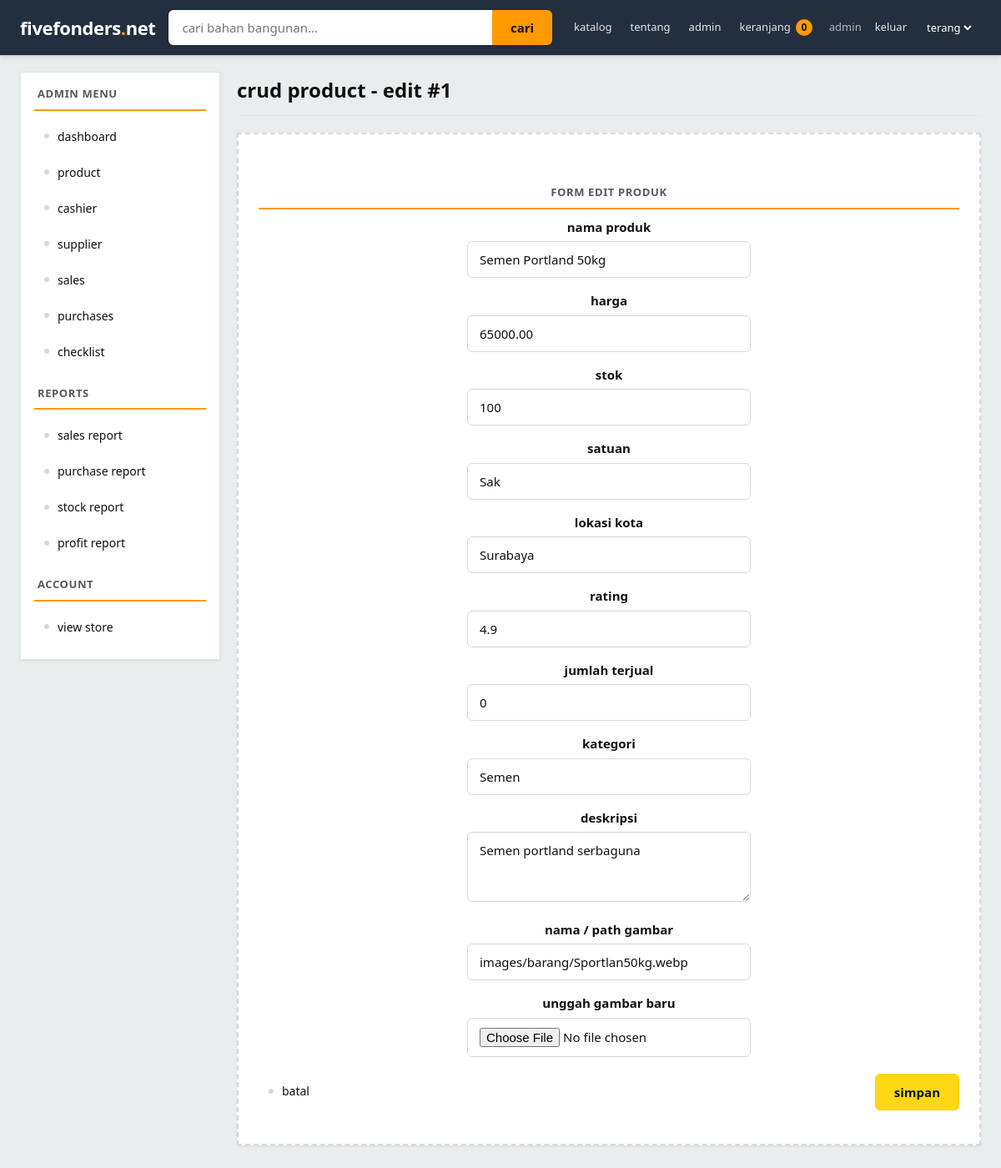
The app's page /admin/product/editproduct.php?id=1 (signed in) with its own data.
### tables this page shows
CREATE TABLE products (
    id INT AUTO_INCREMENT PRIMARY KEY,
    category_id INT DEFAULT NULL,
    code VARCHAR(50) DEFAULT NULL,
    name VARCHAR(150) NOT NULL UNIQUE,
    price DECIMAL(15,2) NOT NULL DEFAULT 0.00,
    stock INT NOT NULL DEFAULT 0,
    minimum_stock INT NOT NULL DEFAULT 0,
    category VARCHAR(50) NOT NULL DEFAULT 'General',
    description TEXT,
    unit VARCHAR(50) DEFAULT 'pcs',
    lokasi VARCHAR(50) DEFAULT 'Surabaya',
    rating DECIMAL(2,1) DEFAULT 4.9,
    terjual INT DEFAULT 0,
    image VARCHAR(255) DEFAULT 'images/glock17.png',
    status VARCHAR(50) NOT NULL DEFAULT 'active'
);

### admin/product/editproduct.php (the view, shortened to what this page needs)
<?php
require_once __DIR__ . '/../../config/database.php';
$id = (int) ($_GET['id'] ?? 0);
$name = '';
$price = '';
$stock = '';
$unit = 'buah';
$lokasi = 'Surabaya';
$rating = '4.9';
$terjual = '0';
$category = '';
$description = '';
$image = '';
if ($_SERVER['REQUEST_METHOD'] === 'POST') {
    csrf_verify();
    $id = (int) ($_POST['id'] ?? 0);
    $name = trim($_POST['name'] ?? '');
    $price = trim((string) ($_POST['price'] ?? ''));
    $stock = trim((string) ($_POST['stock'] ?? ''));
    $unit = trim($_POST['unit'] ?? 'buah');
    $lokasi = trim($_POST['lokasi'] ?? 'Surabaya');
    $rating = trim((string) ($_POST['rating'] ?? '4.9'));
    $terjual = trim((string) ($_POST['terjual'] ?? '0'));
    $category = trim($_POST['category'] ?? '');
    $description = trim($_POST['description'] ?? '');
    $image = trim($_POST['image'] ?? '');
    if (isset($_FILES['imagefile']) && $_FILES['imagefile']['error'] === UPLOAD_ERR_OK) {
        $filename = basename($_FILES['imagefile']['name']);
        $targetdir = __DIR__ . '/../../home/images/';
        $targetfile = $targetdir . $filename;
        if (move_uploaded_file($_FILES['imagefile']['tmp_name'], $targetfile)) {
            $image = 'images/' . $filename;
        }
    }
    if ($image === '') {
        $image = 'images/glock17.png';
    } elseif (strpos($image, 'images/') !== 0 && !preg_match('#^https?://#', $image)) {
        $image = 'images/' . $image;
    }
    if ($id <= 0 || $name === '') {
        $error = 'nama produk wajib diisi.';
    } elseif (mb_strlen($name) > 100) {
        $error = 'nama produk maksimal 100 karakter.';
    } elseif ($price === '' || !is_numeric($price) || (float) $price < 0) {
        $error = 'harga wajib angka >= 0.';
    } elseif ($stock === '' || !ctype_digit($stock)) {
        $error = 'stok wajib angka bulat >= 0.';
    } else {
        $colcheck = mysqli_query($koneksi, "SHOW COLUMNS FROM products LIKE 'image'");
        if ($colcheck && mysqli_num_rows($colcheck) === 0) {
            mysqli_query($koneksi, "ALTER TABLE products ADD COLUMN image VARCHAR(255) DEFAULT 'images/glock17.png'");
        }
        $stmt = mysqli_prepare($koneksi, 'UPDATE products SET name = ?, price = ?, stock = ?, unit = ?, lokasi = ?, rating = ?, terjual = ?, category = ?, description = ?, image = ? WHERE id = ?');
        if ($stmt) {
            $f_price = (float) $price;
            $i_stock = (int) $stock;
            $f_rating = (float) $rating;
            $i_terjual = (int) $terjual;
            mysqli_stmt_bind_param($stmt, 'sdisdsisssi', $name, $f_price, $i_stock, $unit, $lokasi, $f_rating, $i_terjual, $category, $description, $image, $id);
            if (mysqli_stmt_execute($stmt)) {
                header('Location: product.php?status=edit');
                exit;
            }
        }
        $error = 'gagal mengubah produk.';
    }
} else {
    $stmt = mysqli_prepare($koneksi, 'SELECT * FROM products WHERE id = ?');
    $row = null;
    if ($stmt) {
        mysqli_stmt_bind_param($stmt, 'i', $id);
        mysqli_stmt_execute($stmt);
        $res = mysqli_stmt_get_result($stmt);
        if ($res) {
            $row = mysqli_fetch_assoc($res);
        }
    }
    $name = $row['name'];
    $price = $row['price'];
    $stock = $row['stock'];
    $unit = $row['unit'] ?? 'buah';
    $lokasi = $row['lokasi'] ?? 'Surabaya';
    $rating = $row['rating'] ?? '4.9';
    $terjual = $row['terjual'] ?? '0';
    $category = $row['category'];
    $description = $row['description'];
    $image = $row['image'] ?? 'images/glock17.png';
}
?>
<!DOCTYPE html>
<html lang="en">
<head>
    <link rel="stylesheet" href="../../assets/style.css?v=3">
</head>
<body class="marketpage themelight">
    <?php require __DIR__ . '/../../home/partials/topbar.php'; ?>
    <div class="layout">
        <?php require __DIR__ . '/../../home/partials/sidebaradmin.php'; ?>
        <div class="content">
            <div class="heading">crud product - edit #<?= (int) $id ?></div>
            <div class="emptybox formbox">
                <div class="sidetitle">form edit produk</div>
                <form method="post" action="editproduct.php?id=<?= (int) $id ?>" class="form" enctype="multipart/form-data">
                    <div class="formrow">
                        <label class="formlabel" for="name">nama produk</label>
                        <input class="forminput" type="text" id="name" name="name" maxlength="100" value="<?= htmlspecialchars($name) ?>" required>
                    </div>
                    <div class="formrow">
                        <label class="formlabel" for="price">harga</label>
                        <input class="forminput" type="number" id="price" name="price" step="0.01" min="0" value="<?= htmlspecialchars($price) ?>" required>
                    </div>
                    <div class="formrow">
                        <label class="formlabel" for="stock">stok</label>
                        <input class="forminput" type="number" id="stock" name="stock" min="0" value="<?= htmlspecialchars($stock) ?>" required>
                    </div>
                    <div class="formrow">
                        <label class="formlabel" for="unit">satuan</label>
                        <input class="forminput" type="text" id="unit" name="unit" maxlength="50" value="<?= htmlspecialchars($unit) ?>" placeholder="sak / buah / batang / m3">
                    </div>
                    <div class="formrow">
                        <label class="formlabel" for="lokasi">lokasi kota</label>
                        <input class="forminput" type="text" id="lokasi" name="lokasi" maxlength="50" value="<?= htmlspecialchars($lokasi) ?>" placeholder="Surabaya">
                    </div>
                    <div class="formrow">
                        <label class="formlabel" for="rating">rating</label>
                        <input class="forminput" type="number" id="rating" name="rating" step="0.1" min="0" max="5" value="<?= htmlspecialchars($rating) ?>" placeholder="4.9">
                    </div>
                    <div class="formrow">
                        <label class="formlabel" for="terjual">jumlah terjual</label>
                        <input class="forminput" type="number" id="terjual" name="terjual" min="0" value="<?= htmlspecialchars($terjual) ?>" placeholder="0">
                    </div>
                    <div class="formrow">
                        <label class="formlabel" for="category">kategori</label>
                        <input class="forminput" type="text" id="category" name="category" maxlength="50" value="<?= htmlspecialchars($category) ?>" required>
                    </div>
                    <div class="formrow">
                        <label class="formlabel" for="description">deskripsi</label>
                        <textarea class="forminput" id="description" name="description" rows="3"><?= htmlspecialchars($description) ?></textarea>
                    </div>
                    <div class="formrow">
                        <label class="formlabel" for="image">nama / path gambar</label>
                        <input class="forminput" type="text" id="image" name="image" value="<?= htmlspecialchars($image) ?>">
                    </div>
                    <div class="formrow">
                        <label class="formlabel" for="imagefile">unggah gambar baru</label>
                        <input class="forminput" type="file" id="imagefile" name="imagefile">
                    </div>
                    <div class="btnwrap">
                        <a href="product.php" class="sidelink">batal</a>
                        <button type="submit" class="enterbtn">simpan</button>
                    </div>
                </form>
            </div>
        </div>
    </div>
</body>
</html>

### assets/style.css (style rules this page uses)
* { box-sizing: border-box; }
:root { --bgpage: #EAEDED; --bgpanel: #232F3E; --bgpanel2: #131921; --bgcard: #FFFFFF; --bginput: #FFFFFF; --bgsoft: #F7F8F8; --bgsoft2: #F0F2F2; --border: #E3E6E6; --borderstrong: #D5D9D9; --textmain: #0F1111; --textdim: #565959; --textmute: #6B7280; --linkcolor: #007185; --linkhover: #C7511F; --brand: #FFFFFF; --branddark: #232F3E; --accent: #FF9900; --accentdark: #E77600; --danger: #B12704; --success: #067D62; --btnbg: #FFD814; --btnborder: #FCD200; --btntext: #0F1111; --btnsecondary: #FFFFFF; --btnsecondaryborder: #D5D9D9; --tableheader: #F0F2F2; --shadow: 0 1px 3px rgba(15,17,17,0.08); --shadowhover: 0 4px 14px rgba(15,17,17,0.14); --radius: 0; --radius-sm: 6px; --font: "Segoe UI", "Helvetica Neue", Arial, sans-serif; }
body { margin: 0; padding: 0; font-family: var(--font); font-size: 16px; line-height: 1.5; background-color: var(--bgpage); color: var(--textmain); -webkit-font-smoothing: antialiased; }
a { color: var(--linkcolor); text-decoration: none; }
.form { margin: 0; }
.btnwrap { display: flex; justify-content: space-between; align-items: center; margin-top: 20px; flex-wrap: wrap; gap: 10px; }
.enterbtn { background-color: var(--btnbg); color: var(--btntext); border: 1px solid var(--btnborder); border-radius: var(--radius-sm); padding: 11px 22px; font-size: 15px; font-weight: 700; cursor: pointer; font-family: var(--font); transition: background-color 0.15s ease, transform 0.1s ease; text-decoration: none; display: inline-flex; align-items: center; justify-content: center; }
.marketpage { background-color: var(--bgpage); color: var(--textmain); min-height: 100vh; }
.layout { display: flex; min-height: calc(100vh - 68px); width: 100%; max-width: 100%; margin: 0 auto; gap: 20px; padding: 20px 24px 40px; }
.sidetitle { font-size: 13px; font-weight: 700; margin: 20px 0 10px; color: var(--textdim); text-transform: uppercase; letter-spacing: 0.6px; padding: 0 4px 8px; border-bottom: 2px solid var(--accent); }
.sidelink { display: flex; align-items: center; gap: 10px; color: var(--textmain); text-decoration: none; font-size: 14px; margin-bottom: 2px; padding: 10px 12px; border-radius: var(--radius-sm); transition: background-color 0.12s ease, color 0.12s ease, padding-left 0.12s ease; position: relative; }
.sidelink::before { content: ""; width: 6px; height: 6px; border-radius: 50%; background-color: var(--borderstrong); flex-shrink: 0; transition: background-color 0.12s ease, transform 0.12s ease; }
.content { flex: 1; background-color: transparent; border: none; padding: 0; min-width: 0; }
.heading { font-size: 24px; font-weight: 700; color: var(--textmain); margin: 4px 0 20px; padding-bottom: 12px; border-bottom: 1px solid var(--border); background: none; border-left: none; border-right: none; border-top: none; text-align: left; }
.emptybox { border: 2px dashed var(--borderstrong); border-radius: var(--radius); padding: 40px 24px; background-color: var(--bgcard); text-align: center; color: var(--textdim); font-size: 15px; box-shadow: var(--shadow); }
.formbox { margin: 0; }
.formrow { margin-bottom: 16px; }
.formlabel { display: block; font-size: 15px; font-weight: 600; color: var(--textmain); margin-bottom: 6px; }
.forminput { width: 100%; max-width: 340px; padding: 11px 14px; border: 1px solid var(--borderstrong); border-radius: var(--radius-sm); font-size: 15px; background-color: var(--bginput); color: var(--textmain); font-family: var(--font); }
html { scroll-behavior: smooth; }

### records on screen
products: name "Semen Portland 50kg", price "65000.00", stock "100", unit "Sak", lokasi "Surabaya", rating "4.9", terjual "0", category "Semen", description "Semen portland serbaguna", image "images/barang/Sportlan50kg.webp"

### other values on screen
$topbarcartcount "0"
$topuser "admin"
$id "1"
